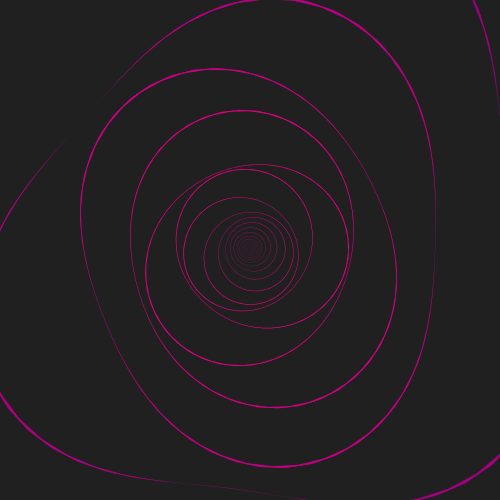
Frame 1 (no input)
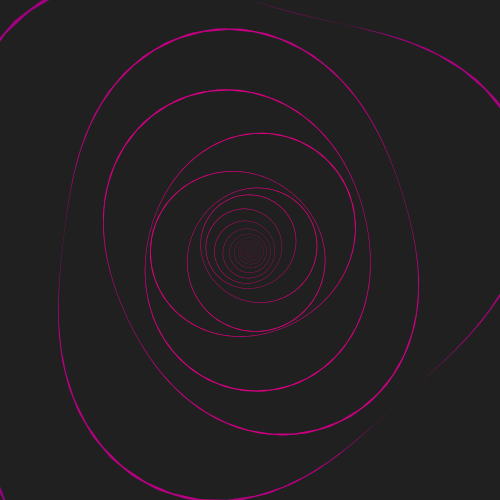
Frame 60 (the mouse pressed at the canvas centre just before this capture)
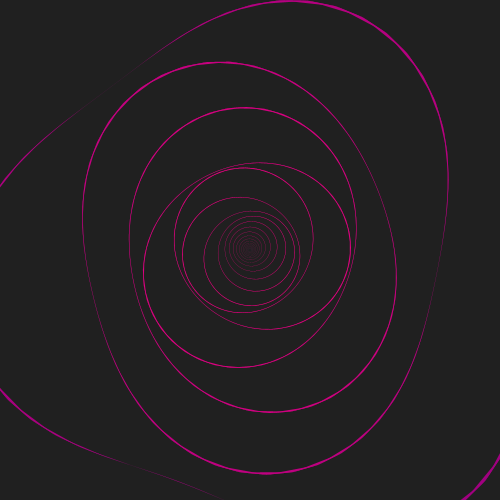
Frame 120 (the mouse held since frame 60 and released just before this capture)

The Processing sketch that drew these frames (run headless with seeded random() and noise(); from frame 60 on, the mouse is pressed at the canvas centre):

// Processing sketch: interestingSpiral
// ── interestingSpiral.pde
float t = 0.0;
float d = 1.0;
float a = 0.0;
float boundary = sqrt(2) * width;

void setup() {
  size(500, 500);
  noStroke();
  boundary = sqrt(2) * width;
}

void draw() {
  background(32);
  pushMatrix();
  translate(width / 2, height / 2);

  float thisAngle = a;
  float thisTime = t;  

  beginShape(TRIANGLE_STRIP);
  while (d < boundary) {
    float x = sin(thisAngle);
    float y = cos(thisAngle);
    PVector p = new PVector(x, y);

    fill(map(d, 0, boundary, 255, 32), 0, 128);    
    p.mult(d + d * sin(thisTime) * 0.125);
    vertex(p.x, p.y);

    thisAngle += map(d, 0, boundary, PI / 20, PI / 220);
    d *= 1.006;
    thisTime += 0.15 + d * 0.0006;
  }
  endShape();
  popMatrix();

  a += PI / 64.0;
  d = 1;  
  t += 0.1;
}
